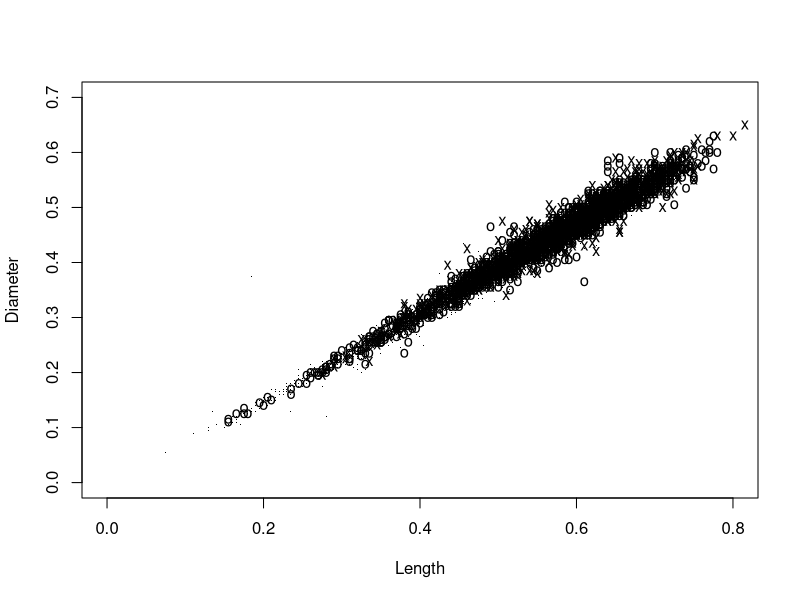

Reproduce this figure in R.
#!/usr/bin/env Rscript
aba <- read.csv("abalone.data", header = T, as.is = T)
pdf("abalonecoded.pdf")  #set graphical output file 
pchvec <- ifelse(aba$Sex == "M", "o", ifelse(aba$Sex == "F", "x", "."))
plot(aba$Length, aba$Diameter, xlab = "Length", ylab = "Diameter", xlim = c(0, 0.8), 
    ylim = c(0, 0.7), pch = pchvec)
dev.off()
